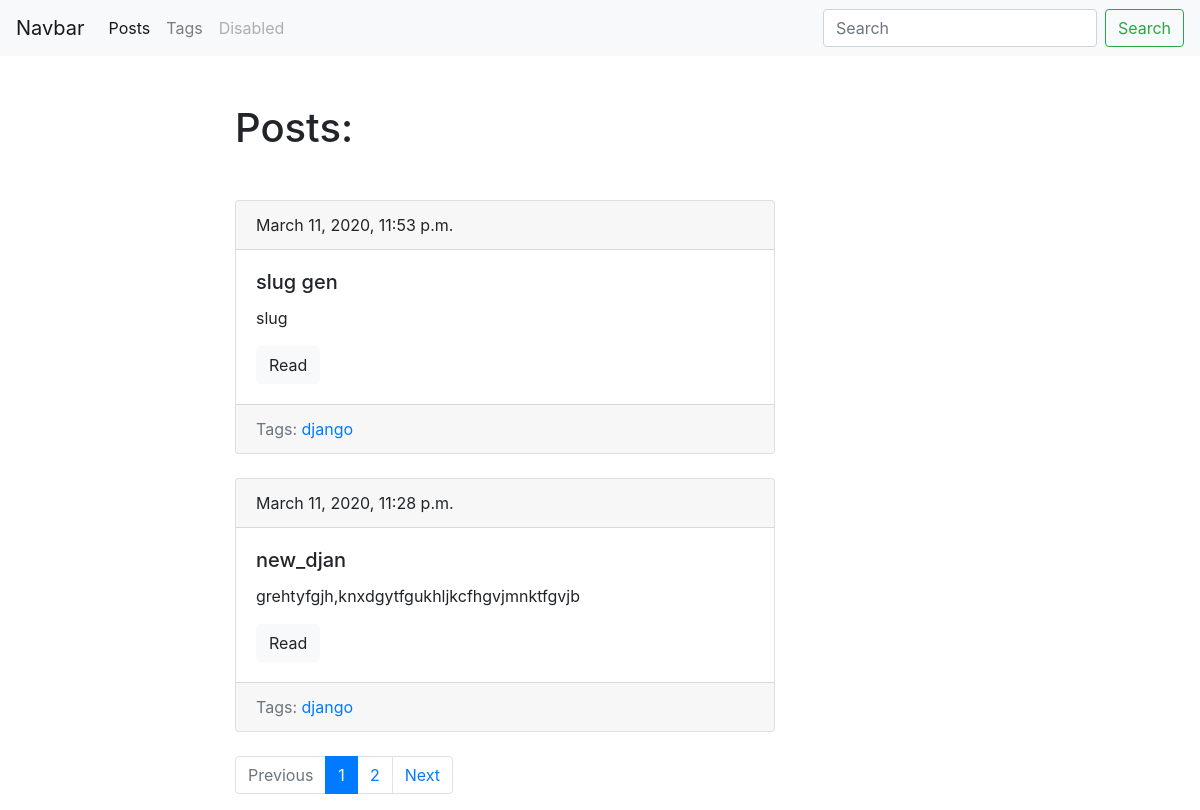
/, run on an earlier commit of the app's database.
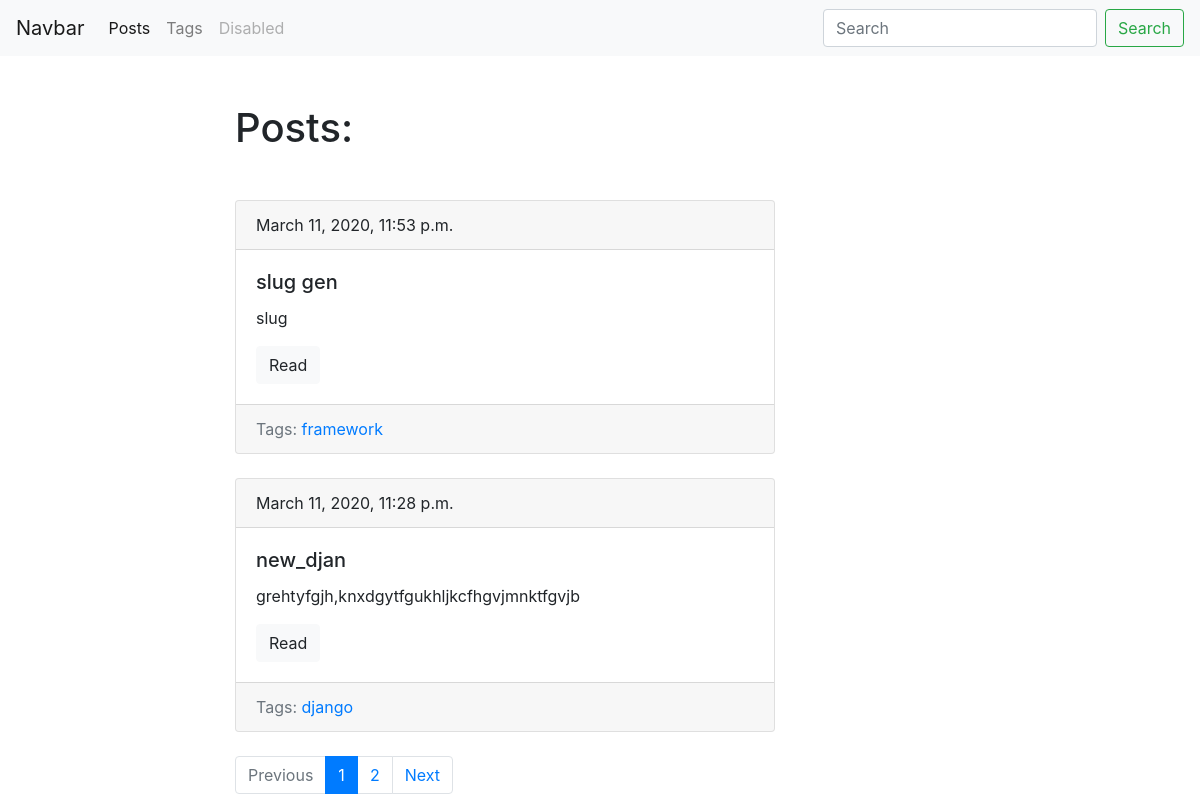
And on a later commit of the database.
### second_case/apps/st_case/models.py (models this page shows, shortened)
class Post(models.Model):
    title = models.CharField(max_length=150, db_index=True)
    slug = models.SlugField(max_length=150, blank=True, unique=True)
    body = models.TextField(blank=True, db_index=True)
    tags = models.ManyToManyField('Tag', blank=True, related_name='posts')
    date_pub = models.DateTimeField(auto_now_add=True)
    def get_absolute_url(self):
        return reverse('post_detail_url', kwargs={'slug': self.slug})
    class Meta:
        ordering = ['-date_pub']

class Tag(models.Model):
    title = models.CharField(max_length=50)
    slug = models.SlugField(max_length=50, unique=True)
    def get_absolute_url(self):
        return reverse('tag_detail_url', kwargs={'slug': self.slug})
    class Meta:
        ordering = ['title']

### second_case/apps/st_case/views.py (the view)
# urls.py: path('', views.index, name='post_list_url'),
def index(request):
    search_query = request.GET.get('search_query', '')
    if search_query:
        posts = Post.objects.filter(Q(title__contains=search_query) | Q(body__contains=search_query))
    else:
        posts = Post.objects.all()
    paginator = Paginator(posts, 2)
    page_num = request.GET.get('page', 1)
    page = paginator.get_page(page_num)
    is_paginated = page.has_other_pages()
    if page.has_previous():
        previous_page_url = f'?page={page.previous_page_number()}'
    else:
        previous_page_url = ''
    if page.has_next():
        next_page_url = f'?page={page.next_page_number()}'
    else:
        next_page_url = ''
    context = {
        'page': page,
        'is_paginated': is_paginated,
        'next_page_url': next_page_url,
        'previous_page_url': previous_page_url
    }
    return render(request, 'st_case/index.html', context=context)

### second_case/apps/st_case/templates/st_case/index.html (shortened to what this page needs)
{% extends 'st_case/base_st_case.html' %}
{% block content %}
    <h1 class="mb-5">Posts:</h1>
    {% for post in page.object_list %}
       {% include 'st_case/includes/post_card_template.html' %}
    {% endfor %}
{% endblock %}

### second_case/apps/st_case/templates/st_case/includes/post_card_template.html
<div class="card mb-4">
    <div class="card-header">
        {{ post.date_pub }}
    </div>
    <div class="card-body">
        <h5 class="card-title">{{ post.title }}</h5>
        <p class="card-text">{{ post.body|truncatewords:15 }}</p>
        <a href="{{ post.get_absolute_url }}" class="btn btn-light">Read</a>
    </div>
    <div class="card-footer text-muted">
        Tags:
        {% for tag in post.tags.all %}
            <a href="{{ tag.get_absolute_url }}">{{ tag.title }}</a>
        {% endfor %}
    </div>
</div>

What changed in the data, as far as the page shows it:
changed Post "slug gen": gains Tag (title "framework"); loses Tag (title "django")
